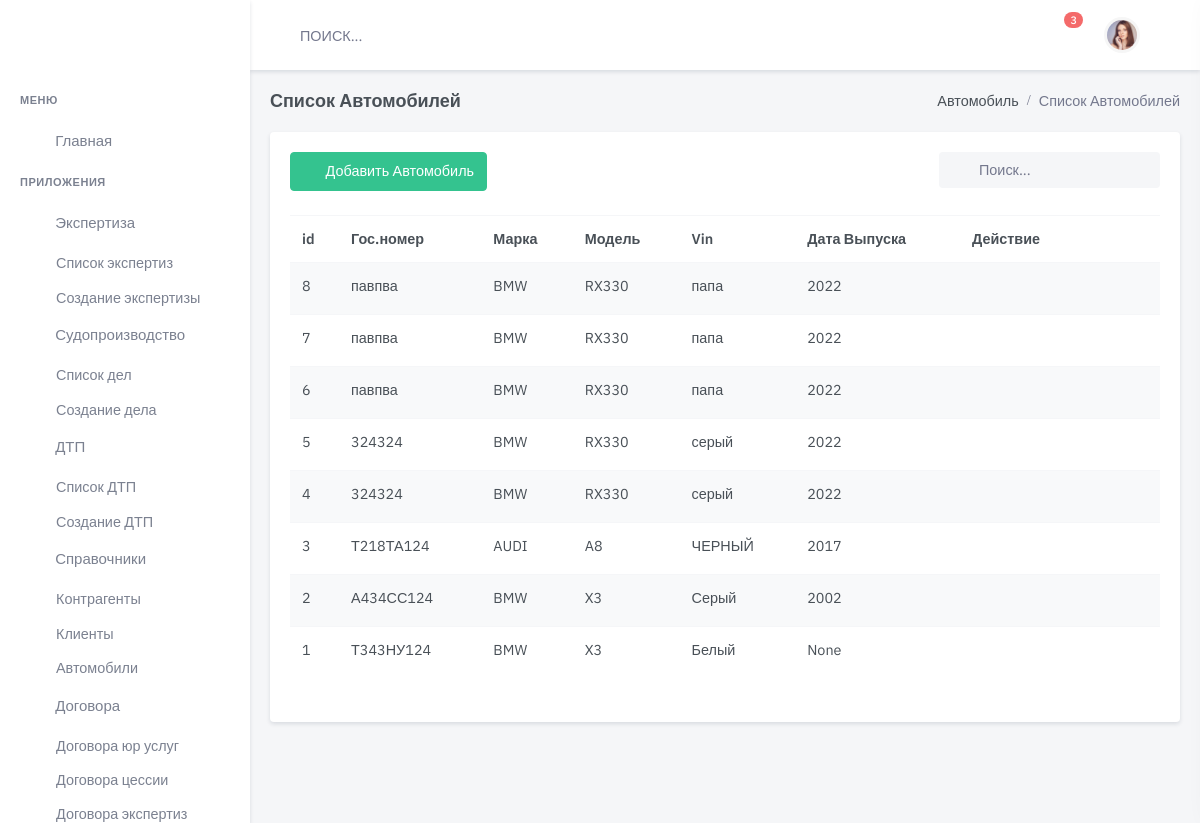
Page /auto/ on the earlier database version.
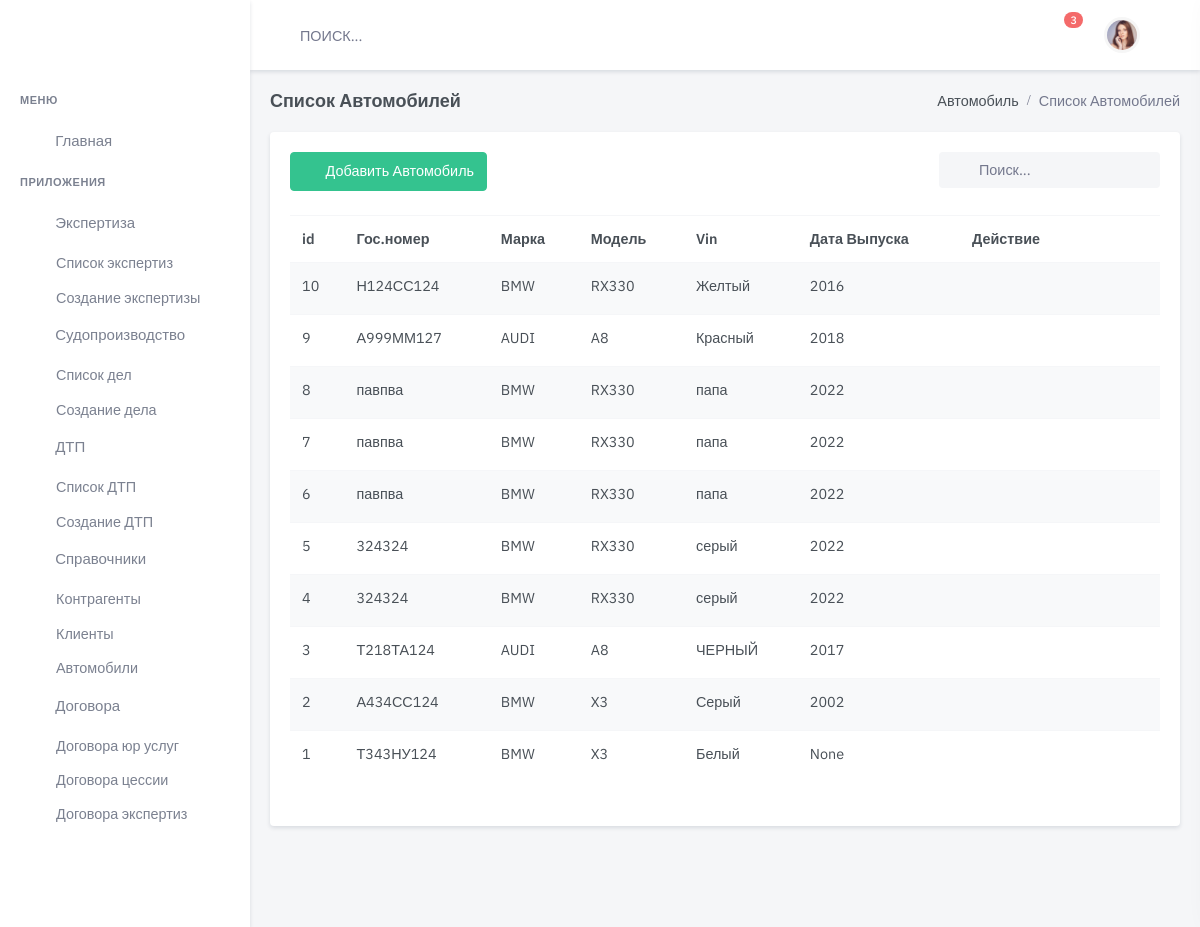
Same page on the later database version.
### auto/models.py (models this page shows, shortened)
class Car(models.Model):
    model = models.ForeignKey(
        Model, blank=True,
        on_delete=models.CASCADE,
        related_name='model',
        null=True,
        verbose_name='Модель '
    )
    marka = models.ForeignKey(
        Brend,
        blank=True,
        on_delete=models.CASCADE,
        related_name='marka',
        null=True,
        verbose_name='Марка '
    )
    number = models.CharField(
        max_length=24,
        blank=True,
        null=True,
        default=None,
        verbose_name='Гос.номер '
    )
    color = models.CharField(
        max_length=24,
        blank=True,
        null=True,
        default=None,
        verbose_name='Цвет')
    date_made = models.PositiveSmallIntegerField(
        blank=True,
        null=True,
        verbose_name='Год выпуска'
    )
    sts_s = models.CharField(
        max_length=4,
        blank=True,
        null=True,
        default=None,
        verbose_name='Серия СТС'
    )
    sts_n = models.CharField(
        max_length=11,
        blank=True,
        null=True,
        default=None,
        verbose_name='Номер СТС')
    sts_date = models.DateField(
        blank=True,
        null=True,
        default=None,
        verbose_name='Дата выдачи СТС'
    )
    pts_s = models.CharField(
        max_length=4,
        blank=True,
        null=True,
        default=None,
        verbose_name='Серия ПТС'
    )
    pts_n = models.CharField(
        max_length=11,
        blank=True,
        null=True,
        default=None,
        verbose_name='Номер ПТС'
    )
    pts_date = models.DateField(
        blank=True,
        null=True,
        default=None,
        verbose_name='Дата выдачи ПТС'
    )
    vin = models.CharField(
        max_length=24,
        blank=True,
        null=True,
        default=None,
        verbose_name='VIN номер')
    driver = models.CharField(
        max_length=24,
        blank=True,
        null=True,
        default=None,
        verbose_name='Сделать ссылку на клиента ')
    Comment = models.CharField(
        max_length=500,
        blank=True, null=True,
        default=None,
        verbose_name='Комментарий'
    )
    is_active = models.BooleanField(default=True)
    created = models.DateTimeField(auto_now_add=True, auto_now=False)
    updated = models.DateTimeField(auto_now_add=False, auto_now=True)
    class Meta:
        verbose_name = "Транспортное средство  "
        verbose_name_plural = "Транспортные средства"
        ordering = ['-created']

class Brend(models.Model):
    name = models.CharField(
        max_length=30,
        blank=True,
        null=True,
        default=None,
        verbose_name='Марка ТС ')
    is_active = models.BooleanField(default=True)
    created = models.DateTimeField(auto_now_add=True, auto_now=False)
    updated = models.DateTimeField(auto_now_add=False, auto_now=True)
    def __str__(self):
        return self.name
    class Meta:
        verbose_name = "Марка ТС"
        verbose_name_plural = "Марки ТС"

class Model(models.Model):
    name = models.CharField(
        max_length=30,
        blank=True,
        null=True,
        default=None,
        verbose_name='Модель ТС '
    )
    brand_auto = models.ForeignKey(
        Brend,
        on_delete=models.CASCADE,
        verbose_name='Марка Авто'
    )
    is_active = models.BooleanField(default=True)
    created = models.DateTimeField(auto_now_add=True, auto_now=False)
    updated = models.DateTimeField(auto_now_add=False, auto_now=True)
    def __str__(self):
        return '{}'.format(self.name)
    class Meta:
        db_table = 'automarket_target_model'
    ordering = ['brand_auto', 'name']
    verbose_name = "Модель ТС"
    verbose_name_plural = "Модель ТС"

### auto/views.py (the view)
# urls.py: path('', auto_list, name='auto-list'),
def auto_list(request):
    auto = Car.objects.all()
    return render(request, 'dist/handbk/auto/auto-list.html', {'results': auto})

### templates/dist/handbk/auto/auto-list.html (shortened to what this page needs)
{% extends 'dist/index.html' %}
{% load static %}
{% block content %}
  <div class="main-content">
    <div class="page-content">
      <div class="container-fluid">
        <div class="row">
          <div class="col-12">
            <div class="page-title-box d-flex align-items-center justify-content-between">
              <h4 class="mb-0">Список Автомобилей</h4>
              <div class="page-title-right">
                <ol class="breadcrumb m-0">
                  <li class="breadcrumb-item"><a href="javascript: void(0);">Автомобиль</a></li>
                  <li class="breadcrumb-item active">Список Автомобилей</li>
                </ol>
              </div>
            </div>
          </div>
        </div>
        <div class="row">
          <div class="col-lg-12">
            <div class="card">
              <div class="card-body">
                <div class="row mb-2">
                  <div class="col-md-6">
                    <div class="mb-3">
                      <a href="{% url 'auto-new' %}" class="btn btn-success waves-effect waves-light">
                        <i class="mdi mdi-plus me-2"></i> Добавить Автомобиль</a>
                    </div>
                  </div>
                  <div class="col-md-6">
                    <div class="form-inline float-md-end mb-3">
                      <div class="search-box ms-2">
                        <div class="position-relative">
                          <form>
                            <input name="find" type="text" id="find" onclick="this.select();"
                                   class="form-control rounded bg-light border-0" placeholder="Поиск...">
                          </form>
                        </div>
                      </div>
                    </div>
                  </div>
                </div>
                <div class="table-responsive mb-4">
                  <table class="table table-striped table-nowrap mb-0">
                    <thead>
                    <tr>
                      <th scope="col">id</th>
                      <th scope="col">Гос.номер</th>
                      <th scope="col">Марка</th>
                      <th scope="col">Модель</th>
                      <th scope="col">Vin</th>
                      <th scope="col">Дата Выпуска</th>
                      <th scope="col" style="width: 200px;">Действие</th>
                    </tr>
                    </thead>
                    <tbody>
                    {% for item in results %}
                      <tr>
                        <td>
                          <a href="/auto/edit/{{ item.id }}/" class="text-body">{{ item.id }}</a>
                        </td>
                        <td>
                          <a href="/auto/edit/{{ item.id }}/" class="text-body">{{ item.number }}</a>
                        </td>
                        <td>{{ item.marka }}</td>
                        <td>{{ item.model }}</td>
                        <td>{{ item.color }}</td>
                        <td>{{ item.date_made }}</td>
                        <td>
                          <ul class="list-inline mb-0">
                            <li class="list-inline-item">
                              <a href="javascript:void(0);" class="px-2 text-danger"></a>
                            </li>
                            <li class="list-inline-item dropdown">
                              <a class="text-muted dropdown-toggle font-size-18 px-2" href="#"
                                 role="button"
                                 data-bs-toggle="dropdown" aria-haspopup="true">
                              </a>
                            </li>
                          </ul>
                        </td>
                      </tr>
                    {% endfor %}
                    </tbody>
                  </table>
                </div>
              </div>
            </div>
          </div>
        </div>
      </div>
    </div>
  </div>
{% endblock content %}

### templates/dist/index.html (shortened to what this page needs)
{% load static %}
<!DOCTYPE html>
<div lang="ru">
  <head>
    <link href="/static/assets/css/bootstrap.min.css" id="bootstrap-style" rel="stylesheet" type="text/css"/>
    <link href="/static/assets/libs/@chenfengyuan/datepicker/datepicker.min.css" rel="stylesheet">
    <link href="/static/assets/libs/bootstrap-datepicker/css/bootstrap-datepicker.min.css" rel="stylesheet' %}">
    <link href="/static/assets/css/icons.min.css" rel="stylesheet" type="text/css"/>
    <link href="/static/assets/libs/select2/css/select2.min.css" rel="stylesheet" type="text/css"/>
    <link href="/static/assets/libs/datatables.net-responsive-bs4/css/responsive.bootstrap4.min.css"
          rel="stylesheet" type="text/css"/>
    <link href="/static/assets/css/app.min.css" id="app-style" rel="stylesheet" type="text/css"/>
  </head>
  <body>
  <div id="layout-wrapper">
    <header id="page-topbar">
      <div class="navbar-header">
        <div class="d-flex">
          <form class="app-search d-none d-lg-block">
            <div class="position-relative">
              <input type="text" class="form-control" placeholder="ПОИСК...">
            </div>
          </form>
        </div>
        <div class="d-flex">
          <div class="dropdown d-none d-lg-inline-block ms-1">
            <button type="button" class="btn header-item noti-icon waves-effect"
                    data-bs-toggle="dropdown" aria-haspopup="true" aria-expanded="false">
            </button>
            <div class="dropdown d-none d-lg-inline-block ms-1">
              <button type="button" class="btn header-item noti-icon waves-effect"
                      data-bs-toggle="fullscreen">
              </button>
            </div>
            <div class="dropdown d-inline-block">
              <button type="button" class="btn header-item noti-icon waves-effect"
                      id="page-header-notifications-dropdown"
                      data-bs-toggle="dropdown" aria-haspopup="true" aria-expanded="false">
                <span class="badge bg-danger rounded-pill">3</span>
              </button>
            </div>
            <div class="dropdown d-inline-block">
              <button type="button" class="btn header-item waves-effect" id="page-header-user-dropdown"
                      data-bs-toggle="dropdown" aria-haspopup="true" aria-expanded="false">
                <img class="rounded-circle header-profile-user"
                     src="{% static 'assets/images/users/avatar-4.jpg' %}"
                     alt="Header Avatar">
              </button>
            </div>
            <div class="dropdown d-inline-block">
              <button type="button" class="btn header-item noti-icon right-bar-toggle waves-effect">
              </button>
            </div>
          </div>
        </div>
      </div>
    </header>
    <div class="vertical-menu">
      <button type="button" class="btn btn-sm px-3 font-size-16 header-item waves-effect vertical-menu-btn">
        <i class="fa fa-fw fa-bars"></i>
      </button>
      <div data-simplebar class="sidebar-menu-scroll">
        <div id="sidebar-menu">
          <ul class="metismenu list-unstyled" id="side-menu">
            <li class="menu-title">Меню</li>
            <li>
              <a href="index.html">
                <i class="uil-home-alt"></i>
                <span>Главная</span>
              </a>
            </li>
            <li class="menu-title">Приложения</li>
            <li>
              <a href="javascript: void(0);" class="has-arrow waves-effect">
                <i class="uil-invoice"></i>
                <span>Экспертиза</span>
              </a>
              <ul class="sub-menu" aria-expanded="false">
                <li><a href={% url 'expert-list' %}>Список экспертиз</a></li>
                <li><a href={% url 'expert-new' %}>Создание экспертизы</a></li>
              </ul>
            </li>
            <li>
              <a href="javascript: void(0);" class="has-arrow waves-effect">
                <i class="uil-invoice"></i>
                <span>Судопроизводство</span>
              </a>
              <ul class="sub-menu" aria-expanded="false">
                <li><a href={% url 'court-list' %}>Список дел</a></li>
                <li><a href={% url 'court-new' %}>Создание дела</a></li>
              </ul>
            </li>
            <li>
              <a href="javascript: void(0);" class="has-arrow waves-effect">
                <i class="uil-invoice"></i>
                <span>ДТП</span>
              </a>
              <ul class="sub-menu" aria-expanded="false">
                <li><a href={% url 'accident-list' %}>Список ДТП</a></li>
                <li><a href={% url 'accident-new' %}>Создание ДТП</a></li>
              </ul>
            </li>
            <li>
              <a href="javascript: void(0);" class="has-arrow waves-effect">
                <i class="uil-book-alt"></i>
                <span>Справочники</span>
              </a>
              <ul class="sub-menu" aria-expanded="false">
                <li><a href={% url 'company-list' %}>Контрагенты</a></li>
                <li><a href={% url 'client-list' %}>Клиенты</a></li>
                <li><a href={% url 'auto-list' %}>Автомобили</a></li>
              </ul>
            </li>
            <li>
              <a href="javascript: void(0);" class="has-arrow waves-effect">
                <i class="uil-invoice"></i>
                <span>Договора</span>
              </a>
              <ul class="sub-menu" aria-expanded="false">
                <li><a href={% url 'expert-list' %}>Договора юр услуг</a></li>
                <li><a href={% url 'expert-list' %}>Договора цессии</a></li>
                <li><a href={% url 'expert-list' %}>Договора экспертиз</a></li>
              </ul>
            </li>
          </ul>
        </div>
      </div>
    </div>
    {% block content %}{% endblock %}
    </div>
    </div>
    <link href="/static/assets/libs/datatables.net-bs4/css/dataTables.bootstrap4.min.css" rel="stylesheet"
          type="text/css"/>
    <link href="/static/assets/libs/datatables.net-buttons-bs4/css/buttons.bootstrap4.min.css" rel="stylesheet"
          type="text/css"/>
  </body>
</html>

Differences in the rows shown:
added Car: id "10", number "Н124СС124", marka "BMW", model "RX330", color "Желтый", date_made "2016"
added Car: id "9", number "А999ММ127", marka "AUDI", model "A8", color "Красный", date_made "2018"
